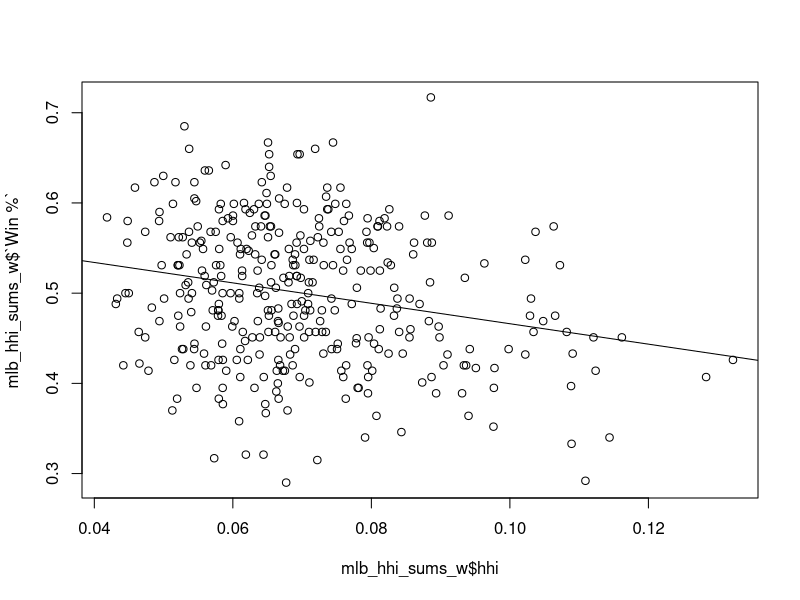
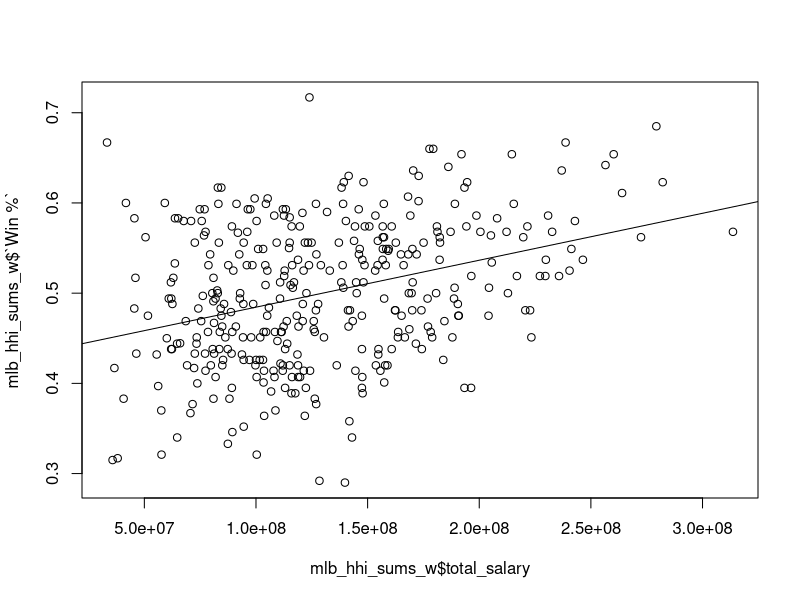
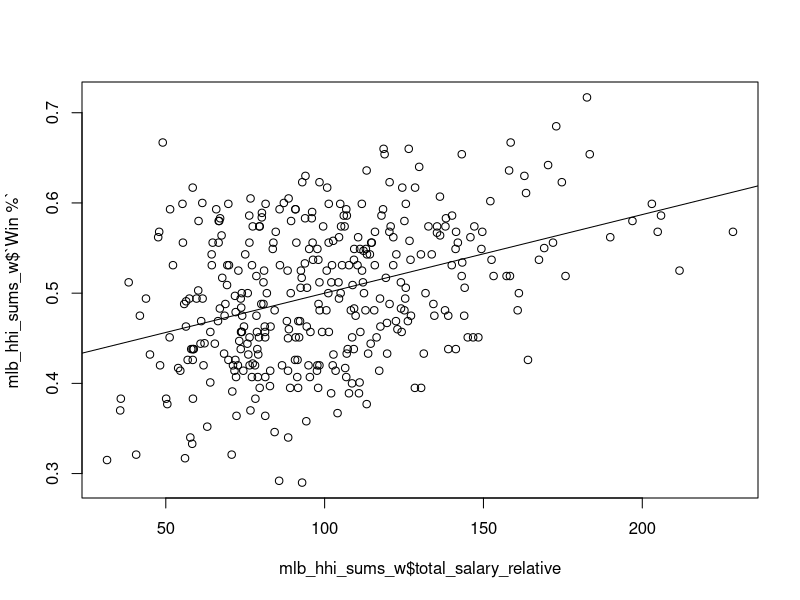
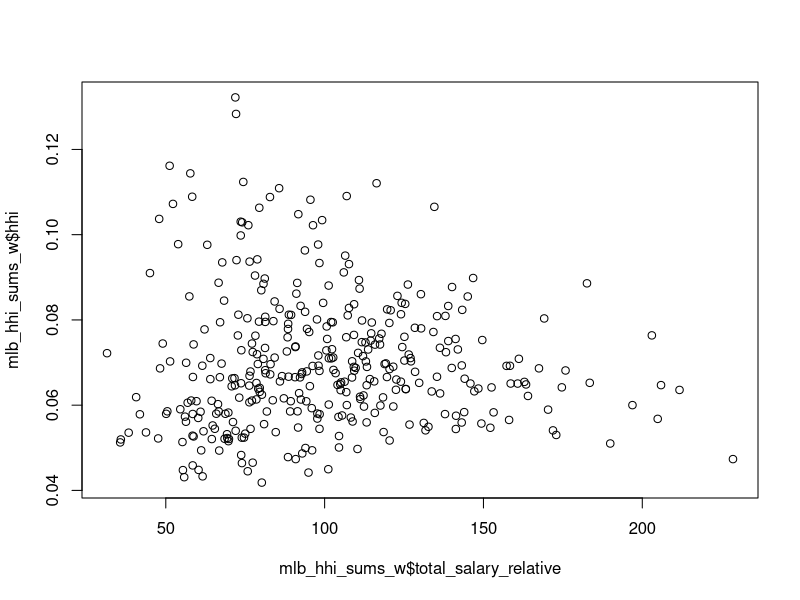
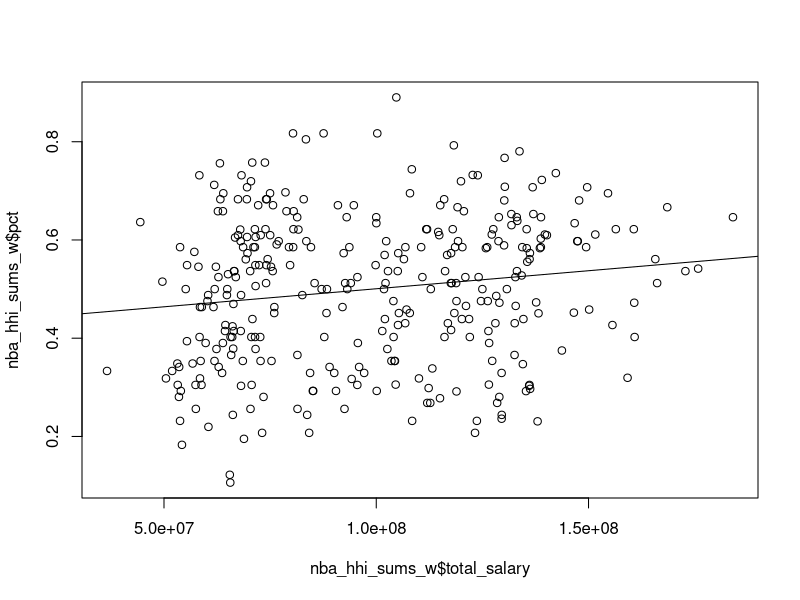
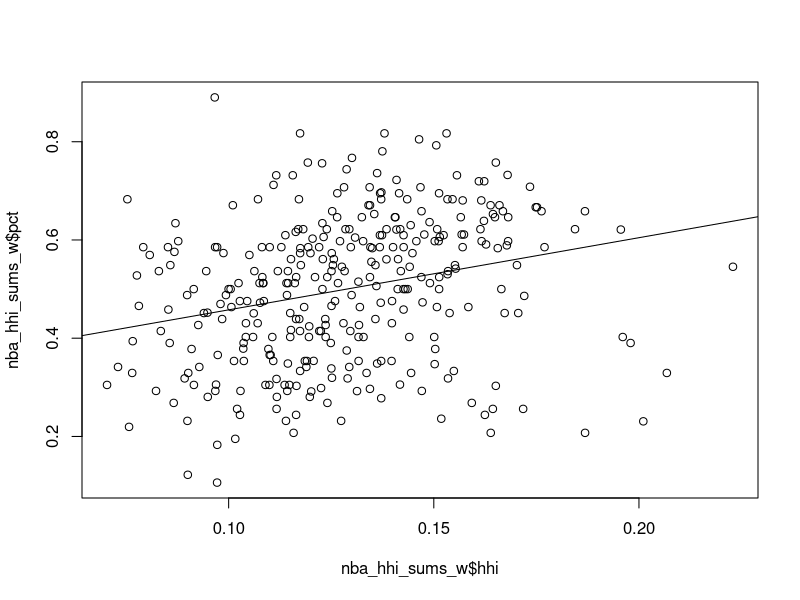
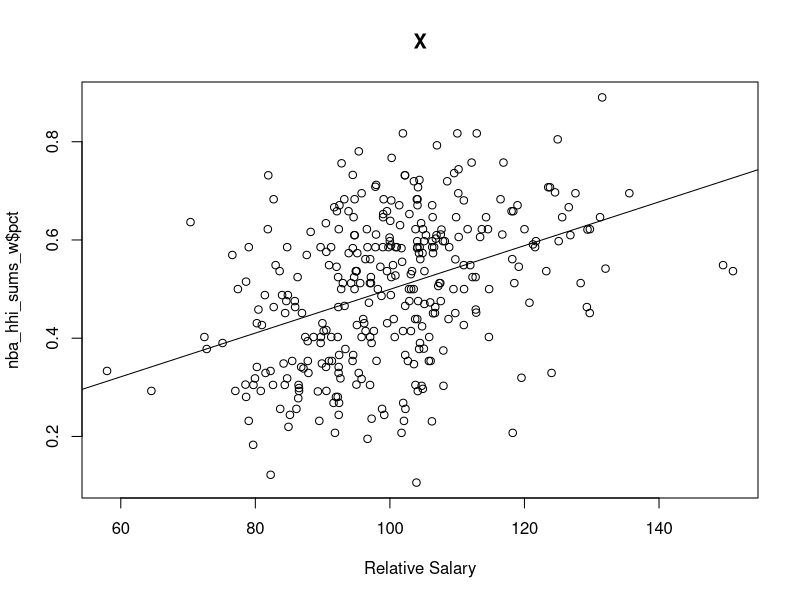
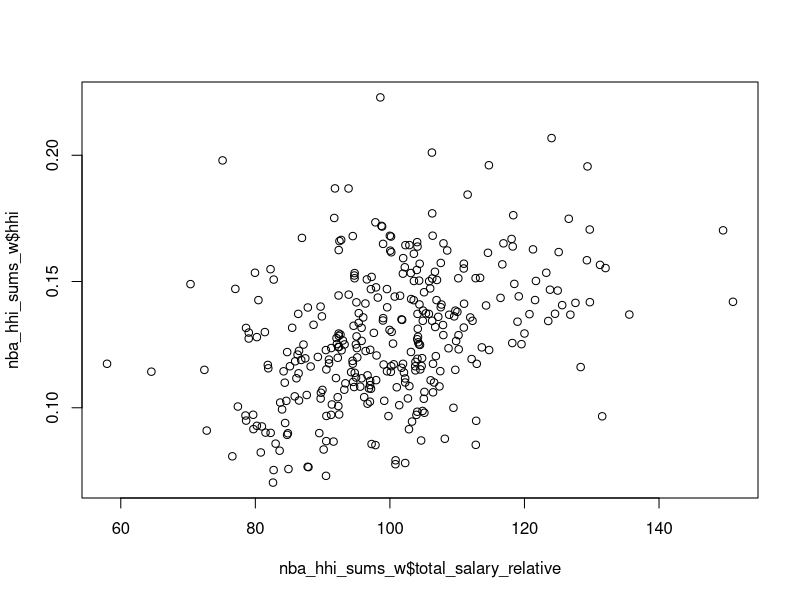

These charts were generated, in order, by the following R code:
## ---- chunk 1
# Load packages
library(tidyverse)
library(readxl)
library(sandwich)
library(lmtest)

# Load MLB data
mlb_players <- read_csv("MLB Player Salaries 10-24.csv")
HSAC_MLB_payroll_data <- read_csv("HSAC - MLB payroll data.csv")

# Clean payroll data
mlb_players$`Adj. Salary` <- gsub('\\$', '', mlb_players$`Adj. Salary`)
mlb_players$`Adj. Salary` <- gsub(',', '', mlb_players$`Adj. Salary`)
mlb_players$`Adj. Salary` <- gsub('-', '0', mlb_players$`Adj. Salary`)
mlb_players$`Adj. Salary`<- as.integer(mlb_players$`Adj. Salary`)

# Keep team names consistent
HSAC_MLB_payroll_data$Team <- gsub("St. Louis Cardinals", "St Louis Cardinals", HSAC_MLB_payroll_data$Team)
HSAC_MLB_payroll_data$Team <- gsub("Cleveland Indians", "Cleveland Guardians", HSAC_MLB_payroll_data$Team)
HSAC_MLB_payroll_data$Team <- gsub("Florida Marlins", "Miami Marlins", HSAC_MLB_payroll_data$Team)

# Sum salary by team-year
mlb_team_sums <- mlb_players %>% 
  group_by(Team, Year) %>%
  summarise(total_salary=sum(`Adj. Salary`))

# Calculate HHI
mlb_players$hhi_i <- 0

for(i in 1:nrow(mlb_players)) {
  team <- mlb_players[[i, "Team"]]
  year <- mlb_players[[i, "Year"]]
  mlb_players[i, "hhi_i"] <- (mlb_players[[i, "Adj. Salary"]] / mlb_team_sums[mlb_team_sums$Team == team & mlb_team_sums$Year == year, "total_salary"]) ^ 2
  
}

mlb_hhi_sums <- mlb_players %>% 
  group_by(Team, Year) %>%
  summarise(hhi=sum(hhi_i))

# Combine datasets
mlb_hhi_sums_w <- merge(mlb_hhi_sums, HSAC_MLB_payroll_data[, c(1,3,4)], by = c("Team", "Year"), all=TRUE) 
mlb_hhi_sums_w <- merge(mlb_hhi_sums_w, mlb_team_sums[, c(1,2,3)], by = c("Team", "Year"), all=TRUE) 

# Missing miami marlins
mlb_hhi_sums_w[169, "Win %"] <- 72/162

# DROP 2020 AND 2011??

# Winning percentage vs HHI
plot(mlb_hhi_sums_w$hhi, mlb_hhi_sums_w$`Win %`)
abline(lm(`Win %` ~ hhi, data=mlb_hhi_sums_w))
summary(lm(`Win %` ~ hhi, data=mlb_hhi_sums_w))

# Winning percentage vs salary
plot(mlb_hhi_sums_w$total_salary, mlb_hhi_sums_w$`Win %`)
abline(lm(`Win %` ~total_salary, data=mlb_hhi_sums_w))
cor(mlb_hhi_sums_w$total_salary, mlb_hhi_sums_w$`Win %`, use="pairwise.complete.obs")
summary(lm(`Win %` ~total_salary, data=mlb_hhi_sums_w))

# Winning percentage vs HHI and salary
summary(lm(`Win %` ~ hhi+ total_salary, data=mlb_hhi_sums_w))

# Create variable for salary as percent of league average
mlb_hhi_sums_w <- mlb_hhi_sums_w %>% 
  group_by(Year) %>% 
  mutate(avg_salary = mean(total_salary))

mlb_hhi_sums_w$total_salary_relative <- mlb_hhi_sums_w$total_salary / mlb_hhi_sums_w$avg_salary * 100

plot(mlb_hhi_sums_w$total_salary_relative, mlb_hhi_sums_w$`Win %`)
abline(lm(`Win %` ~ total_salary_relative, data=mlb_hhi_sums_w))
summary(lm(`Win %` ~ total_salary_relative, data=mlb_hhi_sums_w))

# Winning percentage vs HHI and relative salary 
mlb_final_lm <- lm(`Win %` ~ total_salary_relative + hhi, data=mlb_hhi_sums_w)
coeftest(mlb_final_lm, vcov = vcovHC(mlb_final_lm, type="HC1"))

plot(mlb_hhi_sums_w$total_salary_relative, mlb_hhi_sums_w$hhi)
cor(mlb_hhi_sums_w$total_salary_relative, mlb_hhi_sums_w$hhi, use="pairwise.complete.obs")


sd(mlb_hhi_sums_w$hhi)

## ---- chunk 2
library(tidyverse)
library(readxl)
library(sandwich)
library(lmtest)

nba_records <- read_excel("NBA_W_L.xlsx")


nba_players <- read_csv("NBA Player Salaries 1-6.csv")

nba_players$`Cap Figure` <- gsub('\\$', '', nba_players$`Cap Figure`)
nba_players$`Cap Figure` <- gsub(',', '', nba_players$`Cap Figure`)
nba_players$`Cap Figure` <- gsub('-', '0', nba_players$`Cap Figure`)

nba_players$`Cap Figure`<- as.integer(nba_players$`Cap Figure`)

nba_team_sums <- nba_players %>% 
  group_by(Team, Year) %>%
  summarise(total_salary=sum(`Cap Figure`, na.rm=TRUE))

nba_players$hhi_i <- 0

for(i in 1:nrow(nba_players)) {
  team <- nba_players[[i, "Team"]]
  year <- nba_players[[i, "Year"]]
  nba_players[i, "hhi_i"] <- (nba_players[[i, "Cap Figure"]] / nba_team_sums[nba_team_sums$Team == team & nba_team_sums$Year == year, "total_salary"]) ^ 2
  
}

nba_hhi_sums <- nba_players %>% 
  group_by(Team, Year) %>%
  summarise(hhi=sum(hhi_i, na.rm=TRUE))

# write.csv(hhi_sums, "hhi")


nba_hhi_sums_w <- merge(nba_hhi_sums, nba_records, by = c("Team", "Year"), all=TRUE) 
nba_hhi_sums_w <- merge(nba_hhi_sums_w, nba_team_sums, by = c("Team", "Year"), all=TRUE) 

# Fix 2015 warriors
nba_hhi_sums_w[nba_hhi_sums_w$Team=="Golden State Warriors" & nba_hhi_sums_w$Year == 2015, "pct"] <- 73/82


plot(nba_hhi_sums_w$total_salary, nba_hhi_sums_w$pct)
abline(lm(pct ~ total_salary, data=nba_hhi_sums_w))
summary(lm(pct ~ total_salary, data=nba_hhi_sums_w))


plot(nba_hhi_sums_w$hhi, nba_hhi_sums_w$pct)
abline(lm(pct ~ hhi, data=nba_hhi_sums_w))
summary(lm(pct ~ hhi, data=nba_hhi_sums_w))



# Maybe salary should be as percent of league average that year, since salaries probs got bigger over time
nba_hhi_sums_w <- nba_hhi_sums_w %>% 
  group_by(Year) %>% 
  mutate(avg_salary = mean(total_salary))

nba_hhi_sums_w$total_salary_relative <- nba_hhi_sums_w$total_salary / nba_hhi_sums_w$avg_salary * 100

plot(nba_hhi_sums_w$total_salary_relative, nba_hhi_sums_w$pct, main = "X", xlab = "Relative Salary")
abline(lm(pct ~ total_salary_relative, data=nba_hhi_sums_w))
summary(lm(pct ~ total_salary_relative, data=nba_hhi_sums_w))


# Winning percentage vs HHI and relative salary 
nba_final_lm <- lm(pct ~ total_salary_relative + hhi, data=nba_hhi_sums_w)
coeftest(nba_final_lm, vcov = vcovHC(nba_final_lm, type="HC1"))

sd(nba_hhi_sums_w$hhi)

# There's actually quite a correlation between HHI and payroll in the NBA 
plot(nba_hhi_sums_w$total_salary_relative, nba_hhi_sums_w$hhi)
cor(nba_hhi_sums_w$total_salary_relative, nba_hhi_sums_w$hhi, use="pairwise.complete.obs")




# I think we'll keep amnesties, since we're including retained salaries in MLB
